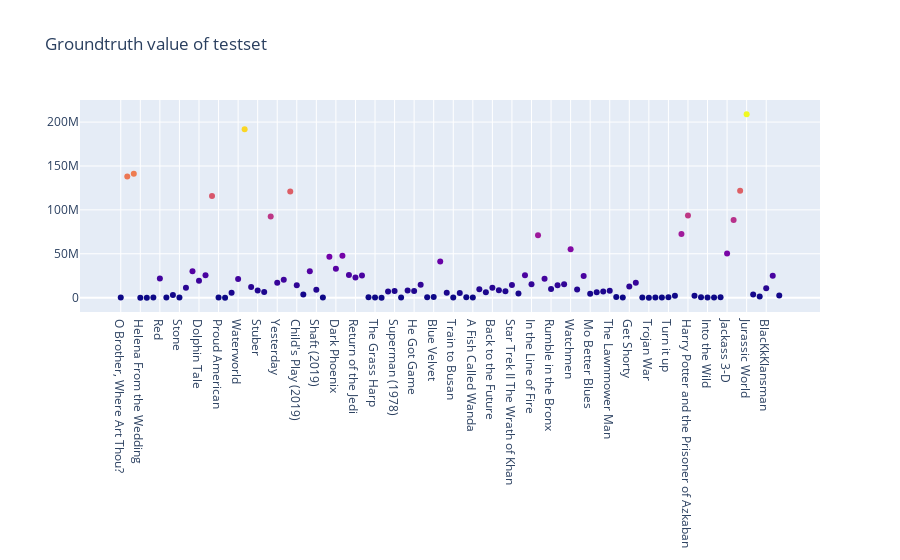

Notebook source saved alongside this figure:
### Code cell
#data= pd.read_csv("https://raw.githubusercontent.com/plotly/datasets/master/2014_usa_states.csv")

fig = go.Figure(data=go.Scatter(x=g4_result_final["name"],
                                y=g4_result_final["ground_truth"],
                                mode='markers',
                                marker_color=g4_result_final["ground_truth"],
                                text=g4_result_final["name"])) # hover text goes here(movie_title)

fig.update_layout(title='Groundtruth value of testset')
fig.show()

### Figure 1 — Plotly figure (JSON) as saved in the notebook; plotly's stock layout.template omitted (floating-point values rounded to 4 significant figures)
{"data": [{"marker": {"color": [195104, 138122261, 141067634, 2692, 20508, 257285, 21761408, 31893, 3048665, 75766, 11412213, 30180188, 19152401, 25447444, 115718405, 96076, 19253, 5540470, 21171780, 191770759, 12005210, 8225384, 6560030, 92579212, 17010050, 20269723, 120908065, 14094594, 3600647, 30035838, 8901419, 246305, 46652680, 32828348, 47776293, 25725722, 23019618, 25337110, 318403, 117161, 26334, 7061513, 7465343, 31665, 8085915, 7610663, 14711124, 587591, 789409, 41082018, 5533844, 284776, 5324240, 340456, 115418, 9454238, 6275647, 11152500, 8570007, 7348200, 14347221, 4858152, 25642340, 15269388, 71117625, 21401121, 9858380, 14102888, 15214805, 55214334, 9292248, 24733155, 4387360, 6101297, 7039622, 7751971, 656636, 138486, 12700007, 17084296, 66920, 217, 118278, 80030, 576820, 2182900, 72629713, 93687367, 2188199, 410804, 212440, 202714, 360018, 50353641, 88364714, 121897634, 208806270, 3613567, 1172036, 10845330, 25010928, 2375325]}, "mode": "markers", "text": ["O Brother, Where Art Thou?", "The Twilight Saga: Breaking Dawn Part 1", "The Twilight Saga: Breaking Dawn Part 2", "Helena From the Wedding", "Monsters", "Catfish", "Red", "Freakonomics", "The Warrior's Way", "Stone", "Frankenweenie", "John Carter", "Dolphin Tale", "Penguins of Madagascar", "Minions", "Proud American", "Edmond", "Tootsie", "Waterworld", "The Lion King (2019)", "Crawl", "Stuber", "Midsommar", "Spider-Man: Far from Home", "Yesterday", "Annabelle Comes Home", "Toy Story 4", "Child's Play (2019)", "Anna (2019)", "Men in Black International", "Shaft (2019) ", "Late Night", "The Secret Life of Pets 2", "Dark Phoenix", "Godzilla:King of the Monsters", "Rocketman", "Return of the Jedi", "Indiana Jones and the Temple of Doom", "The Idolmaker", "The Grass Harp", "The Grand", "Jaws", "Superman (1978)", "Clerks", "Juice", "He Got Game", "White Men Can't Jump", "Mulholland Drive", "Blue Velvet", "Once Upon a Time in Hollywood", "The Big Lebowski", "Train to Busan", "Pride and Prejudice and Zombies", "Dead Poets Society", "A Fish Called Wanda", "The Witches of Eastwick", "Ferris Bueller's Day Off", "Back to the Future", "Police Academy", "Trading Places", "Star Trek II The Wrath of Khan", "The Blues Brothers", "V For Vendetta", "In the Line of Fire", "Us", "The Forbidden Kingdom", "Rumble in the Bronx", "Machete", "Beverly Hills Cop", "Watchmen", "Jackie Brown", "Zombieland", "Mo Better Blues", "Thelma and Louise", "New Jack City", "The Lawnmower Man", "Schindler's List", "Four Weddings and a Funeral", "Get Shorty", "Jerry Maguire", "Welcome to Sarajevo", "Trojan War", "The Gingerbread Man", "Tumbleweeds", "Turn it up", "The Adventures of Pluto Nash", "The Lord of the Rings: The Return of the King", "Harry Potter and the Prisoner of Azkaban", "Stay", "Fast Food Nation", "Into the Wild", "The Wrestler", "Slumdog Millionaire", "Jackass 3-D", "Skyfall", "The Hunger Games: Mocking Jay - Part 1", "Jurassic World", "Shut In", "Molly's Game", "BlacKkKlansman", "Peter Rabbit", "Replicas"], "type": "scatter", "x": ["O Brother, Where Art Thou?", "The Twilight Saga: Breaking Dawn Part 1", "The Twilight Saga: Breaking Dawn Part 2", "Helena From the Wedding", "Monsters", "Catfish", "Red", "Freakonomics", "The Warrior's Way", "Stone", "Frankenweenie", "John Carter", "Dolphin Tale", "Penguins of Madagascar", "Minions", "Proud American", "Edmond", "Tootsie", "Waterworld", "The Lion King (2019)", "Crawl", "Stuber", "Midsommar", "Spider-Man: Far from Home", "Yesterday", "Annabelle Comes Home", "Toy Story 4", "Child's Play (2019)", "Anna (2019)", "Men in Black International", "Shaft (2019) ", "Late Night", "The Secret Life of Pets 2", "Dark Phoenix", "Godzilla:King of the Monsters", "Rocketman", "Return of the Jedi", "Indiana Jones and the Temple of Doom", "The Idolmaker", "The Grass Harp", "The Grand", "Jaws", "Superman (1978)", "Clerks", "Juice", "He Got Game", "White Men Can't Jump", "Mulholland Drive", "Blue Velvet", "Once Upon a Time in Hollywood", "The Big Lebowski", "Train to Busan", "Pride and Prejudice and Zombies", "Dead Poets Society", "A Fish Called Wanda", "The Witches of Eastwick", "Ferris Bueller's Day Off", "Back to the Future", "Police Academy", "Trading Places", "Star Trek II The Wrath of Khan", "The Blues Brothers", "V For Vendetta", "In the Line of Fire", "Us", "The Forbidden Kingdom", "Rumble in the Bronx", "Machete", "Beverly Hills Cop", "Watchmen", "Jackie Brown", "Zombieland", "Mo Better Blues", "Thelma and Louise", "New Jack City", "The Lawnmower Man", "Schindler's List", "Four Weddings and a Funeral", "Get Shorty", "Jerry Maguire", "Welcome to Sarajevo", "Trojan War", "The Gingerbread Man", "Tumbleweeds", "Turn it up", "The Adventures of Pluto Nash", "The Lord of the Rings: The Return of the King", "Harry Potter and the Prisoner of Azkaban", "Stay", "Fast Food Nation", "Into the Wild", "The Wrestler", "Slumdog Millionaire", "Jackass 3-D", "Skyfall", "The Hunger Games: Mocking Jay - Part 1", "Jurassic World", "Shut In", "Molly's Game", "BlacKkKlansman", "Peter Rabbit", "Replicas"], "y": [195104, 138122261, 141067634, 2692, 20508, 257285, 21761408, 31893, 3048665, 75766, 11412213, 30180188, 19152401, 25447444, 115718405, 96076, 19253, 5540470, 21171780, 191770759, 12005210, 8225384, 6560030, 92579212, 17010050, 20269723, 120908065, 14094594, 3600647, 30035838, 8901419, 246305, 46652680, 32828348, 47776293, 25725722, 23019618, 25337110, 318403, 117161, 26334, 7061513, 7465343, 31665, 8085915, 7610663, 14711124, 587591, 789409, 41082018, 5533844, 284776, 5324240, 340456, 115418, 9454238, 6275647, 11152500, 8570007, 7348200, 14347221, 4858152, 25642340, 15269388, 71117625, 21401121, 9858380, 14102888, 15214805, 55214334, 9292248, 24733155, 4387360, 6101297, 7039622, 7751971, 656636, 138486, 12700007, 17084296, 66920, 217, 118278, 80030, 576820, 2182900, 72629713, 93687367, 2188199, 410804, 212440, 202714, 360018, 50353641, 88364714, 121897634, 208806270, 3613567, 1172036, 10845330, 25010928, 2375325]}], "layout": {"title": {"text": "Groundtruth value of testset"}}}
